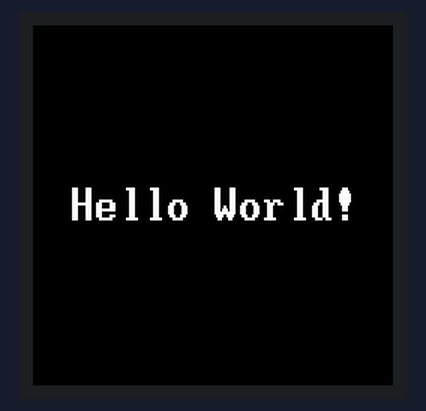
A program run on a simulated Raspberry Pi Pico running MicroPython. On the bench: 240×240 colour display. Library files of the repository ran but are not shown: vga1_8x16.py, vga1_bold_16x32.py; what the program prints to the serial console is not drawn. At 0.2 s the program stops and its outputs stay as they are.

Above: at 0.3 s.

The program:

05-display-hello.py
```python
import config

# Lab 05: Display Hello World
# Confirms the GC9A01 is wired correctly and MicroPython can draw on it.
# No compass needed for this one - it is purely about getting text onto
# the round screen.
#
# There is no frame buffer on this driver - text() writes straight to
# the glass, so there is no show() to call afterwards.

display = config.init_display()
display.fill(config.BLACK)

# The big 16x32 font is 16px wide, so "Hello World!" (12 chars) is 192px
# wide - offset from the left edge to center it on the 240px screen, and
# from the top to center it vertically (font is 32px tall).
display.text(config.BIG_FONT, "Hello World!", 24, 104, config.WHITE, config.BLACK)

print("Done - check the display.")
```

config.py
```python
# Hardware configuration for the Smartwatch Compass (HMC5883L + GC9A01) kit.
# Every numbered lab in this folder imports its pins from here instead of
# hardcoding them, so the whole kit only needs to be described in one place.
#
# This kit pairs two boards already used elsewhere in this repo:
#   - the GC9A01 round display, wired exactly like the confirmed-working
#     "pico" wiring in src/kits/max98357a-amp/config.py (SPI0, GPIO2-6)
#   - the HMC5883L compass, the same chip as src/kits/compass-hmc5883l, but
#     moved off I2C1 (GPIO10/11) onto I2C0 (GPIO12/13) because GPIO2/3 are
#     now spoken for by the display's SPI clock/data lines.

from machine import Pin, SPI
import gc9a01
import vga1_8x16 as FONT           # 8x16 - no built-in font on this driver
import vga1_bold_16x32 as BIG_FONT  # 16x32 - readable from across the room, 15 chars max

# ---------------------------------------------------------------------------
# GC9A01 round display (240x240, SPI0)
# ---------------------------------------------------------------------------
#   Module pin   Pico pin
#   ----------   --------
#   SCL / CLK    GP2
#   SDA / MOSI   GP3
#   DC           GP4
#   CS           GP5
#   RST          GP6
#   VCC          3V3
#   GND          GND
WIDTH = 240
HEIGHT = 240
SPI_ID = 0
SCK_PIN = 2
MOSI_PIN = 3
DC_PIN = 4
CS_PIN = 5
RES_PIN = 6
BAUDRATE = 60_000_000

# RGB565: five bits of red, six of green, five of blue.
BLACK = 0x0000
WHITE = 0xFFFF
RED = 0xF800
GREEN = 0x07E0
BLUE = 0x001F

# The geometry of a round screen: the driver addresses a 240x240 square,
# but only the circle inscribed in it is visible. Keep drawing inside
# SAFE_RADIUS - the last few pixels out toward RADIUS sit under the bezel.
CENTER_X = WIDTH // 2   # 120
CENTER_Y = HEIGHT // 2  # 120
RADIUS = WIDTH // 2     # 120 -- the physical edge of the glass
SAFE_RADIUS = 112


def init_display():
    """Start the SPI bus and the GC9A01. Returns the display object.

    There is no frame buffer on this driver - every drawing call goes
    straight to the glass, and there is no show() to call afterwards."""
    spi = SPI(SPI_ID, baudrate=BAUDRATE, sck=Pin(SCK_PIN), mosi=Pin(MOSI_PIN))
    return gc9a01.GC9A01(
        spi,
        dc=Pin(DC_PIN, Pin.OUT),
        cs=Pin(CS_PIN, Pin.OUT),
        reset=Pin(RES_PIN, Pin.OUT),
        rotation=0)


# ---------------------------------------------------------------------------
# HMC5883L compass (I2C0)
# ---------------------------------------------------------------------------
#   VCC  -> Pico 3.3V OUT
#   GND  -> Pico GND
#   SDA  -> GPIO12 (I2C0 SDA)
#   SCL  -> GPIO13 (I2C0 SCL)
I2C_SDA_PIN = 12
I2C_SCL_PIN = 13
I2C_BUS = 0
HMC5883L_ADDRESS = 0x1E  # 30 decimal, fixed on this chip

CONFIG_A = 0x00
CONFIG_B = 0x01
MODE = 0x02
DATA_START = 0x03

# GP25 is the onboard LED on a Raspberry Pi Pico. Lab 02 blinks it.
LED_PIN = 25
```
